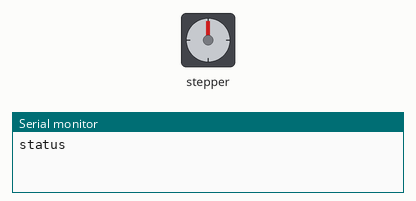
Recording of a sketch running on a simulated Arduino Uno, built with avr-gcc and run on an emulated ATmega328P. Parts: stepper motor, the last lines printed to the serial monitor. Stepper angles assume 2049 steps per turn.

Above: at 0.15 s.
At 10.07 s:
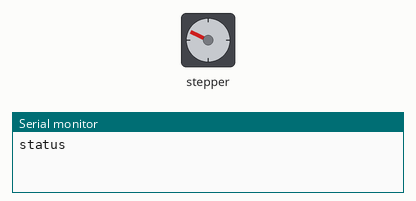
At 19.99 s:
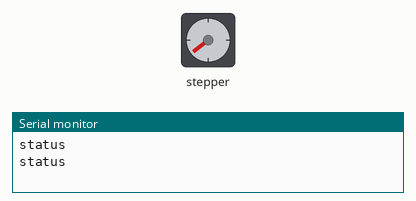
At 39.83 s:
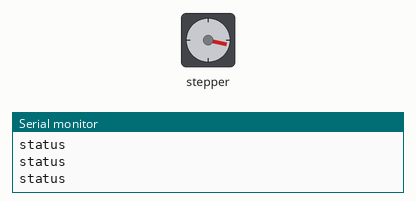
Timing chart, 0 to 40.0 s (numbered marks = the images above):
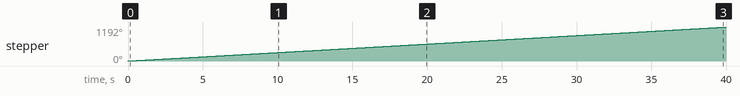

The sketch:

Stepper.ino
```cpp
#include <Stepper.h>

#define steps 2049
#define pin1 7
#define pin2 8
#define pin3 9
#define pin4 10

Stepper stepper( steps, pin1, pin2, pin3, pin4);

void setup() {
  stepper.setSpeed(5);

  Serial.begin(9600);
}

void loop() {
  Serial.println("status");
  stepper.step(2049);
}
```

Measured:
- by itself, stepper: keeps turning clockwise at about 30°/s
